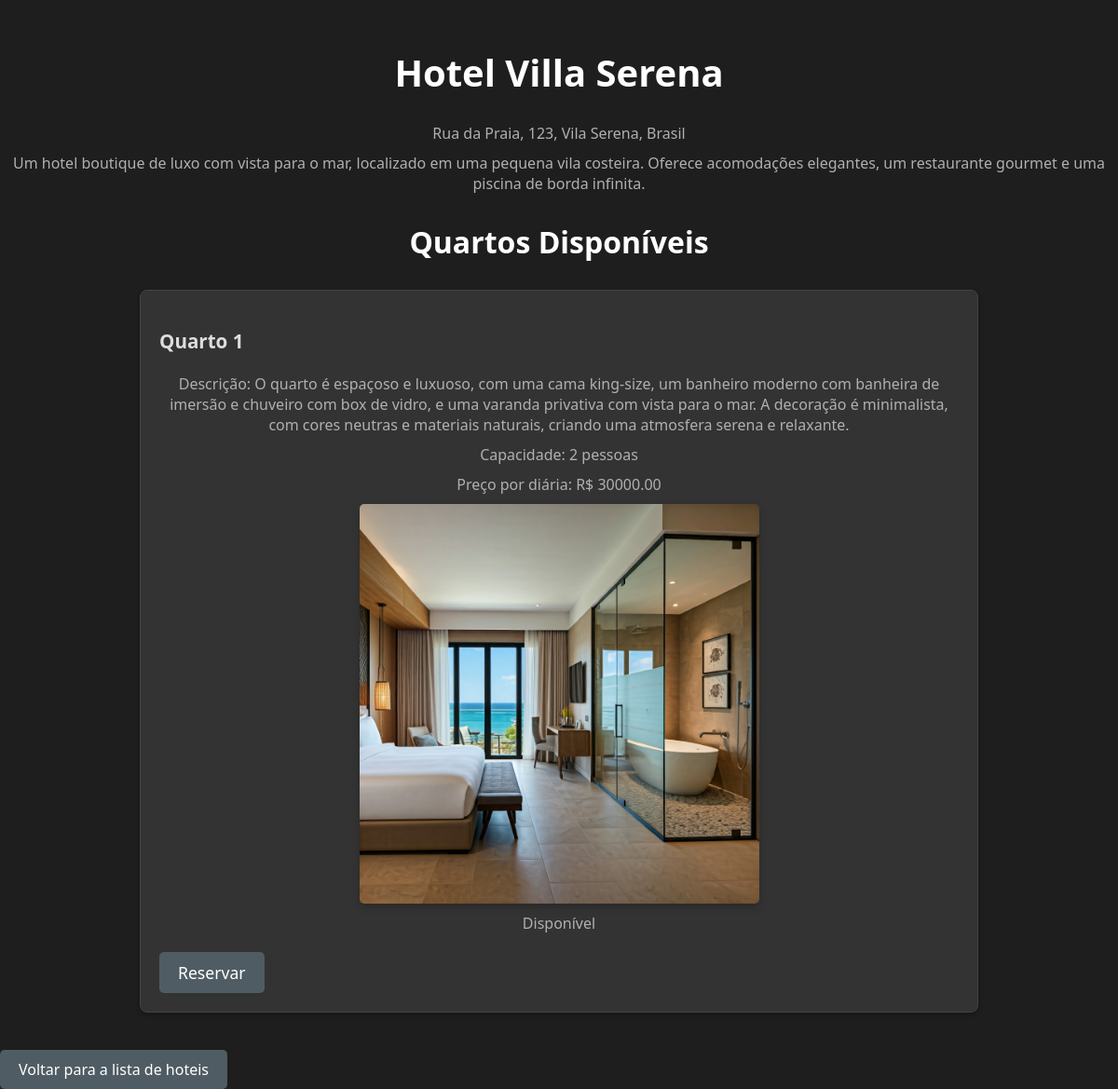
The app's page /hotel/7/ with its own data.
### app_1/models.py (models this page shows, shortened)
class Hotel(models.Model):
    nome = models.CharField(max_length=100)
    descricao = models.TextField()
    endereco = models.CharField(max_length=255)
    telefone = models.CharField(max_length=15)
    email = models.EmailField()
    imagem = models.ImageField(upload_to='hotels/', null=True, blank=True)

class Quarto(models.Model):
    hotel = models.ForeignKey(Hotel, on_delete=models.CASCADE, related_name='quartos')
    numero = models.IntegerField()
    descricao = models.TextField()
    capacidade = models.IntegerField()
    diaria = models.DecimalField(max_digits=8, decimal_places=2)
    disponivel = models.BooleanField(default=True)
    imagem = models.ImageField(upload_to='quartos/', blank=True, null=True)  # Novo campo para imagem

### app_1/views.py (the view)
# urls.py: path('hotel/<int:hotel_id>/', views.detalhes_hotel, name='detalhes_hotel'),
def detalhes_hotel(request, hotel_id):
    hotel = Hotel.objects.get(id=hotel_id)
    quartos = hotel.quartos.all()
    return render(request, 'detalhes_hotel.html', {'hotel': hotel, 'quartos': quartos})

### app_1/templates/detalhes_hotel.html (shortened to what this page needs)
<!DOCTYPE html>
<html lang="pt-br">
<head>
    {% load static %}
    <link rel="stylesheet" type="text/css" href="{% static 'css/detalhes_hotel.css' %}?v={{ timestamp }}">
</head>
<body>
    {% load static %}
    <h1>{{ hotel.nome }}</h1>
    <p>{{ hotel.endereco }}</p>
    <p>{{ hotel.descricao }}</p>
    <h2>Quartos Disponíveis</h2>
    <ul>
        {% for quarto in quartos %}
            <li>
                <h3>Quarto {{ quarto.numero }}</h3>
                <p>Descrição: {{quarto.descricao}}</p>
                <p>Capacidade: {{ quarto.capacidade }} pessoas</p>
                <p>Preço por diária: R$ {{ quarto.diaria }}</p>
                {% if quarto.imagem %}
                <img src="{{ quarto.imagem.url }}" alt="Imagem do quarto" class="quarto-imagem">
                {% else %}
                <p>Sem imagem disponível</p>
                {% endif %}
                <p>{% if quarto.disponivel %}Disponível{% else %}Indisponível{% endif %}</p>
                <a href="{% url 'reservar_quarto' quarto.id %}">Reservar</a>
            </li>
        {% endfor %}
    </ul>
    <a href="{% url 'index' %}" class="btn btn-secondary">Voltar para a lista de hoteis</a>
</body>
</html>

### static/css/detalhes_hotel.css (style rules this page uses)
body { background-color: #1e1e1e; color: #d1d1d1; font-family: 'Segoe UI', Tahoma, Geneva, Verdana, sans-serif; margin: 0; padding: 0; }
h1 { text-align: center; color: #ffffff; margin-top: 50px; font-size: 2.5rem; }
h2 { color: #ffffff; font-size: 2rem; margin-top: 30px; text-align: center; }
p { text-align: center; font-size: 1.2rem; color: #b0b0b0; margin: 10px 0; }
ul { list-style-type: none; padding: 0; margin: 30px auto; max-width: 900px; }
li { background-color: #333; color: #ddd; border: 1px solid #444; padding: 20px; margin-bottom: 20px; border-radius: 8px; font-size: 1.1rem; box-shadow: 0 2px 5px rgba(0, 0, 0, 0.3); }
a { display: inline-block; background-color: #505c63; color: #fff; padding: 10px 20px; border-radius: 5px; margin-top: 10px; text-decoration: none; }
p { margin-top: 10px; font-size: 1rem; }
.quarto-imagem { display: block; margin-left: auto; margin-right: auto; max-width: 80%; height: auto; border-radius: 5px; box-shadow: 0 4px 8px rgba(0, 0, 0, 0.2); }
@media (min-width: 768px) { .quarto-imagem { max-width: 50%; } }

### records on screen
Hotel: nome "Hotel Villa Serena", endereco "Rua da Praia, 123, Vila Serena, Brasil", descricao "Um hotel boutique de luxo com vista para o mar, localizado em uma pequena vila costeira. Oferece acomodações elegantes, um restaurante gourmet e uma piscina de borda infinita."
Quarto: numero "1", descricao "O quarto é espaçoso e luxuoso, com uma cama king-size, um banheiro moderno com banheira de imersão e chuveiro com box de vidro, e uma varanda privativa com vista para o mar. A decoração é minimalista, com cores neutras e materiais naturais, criando uma atmosfera serena e relaxante.", capacidade "2", diaria "30000.00", imagem (picture), disponivel "Disponível"
